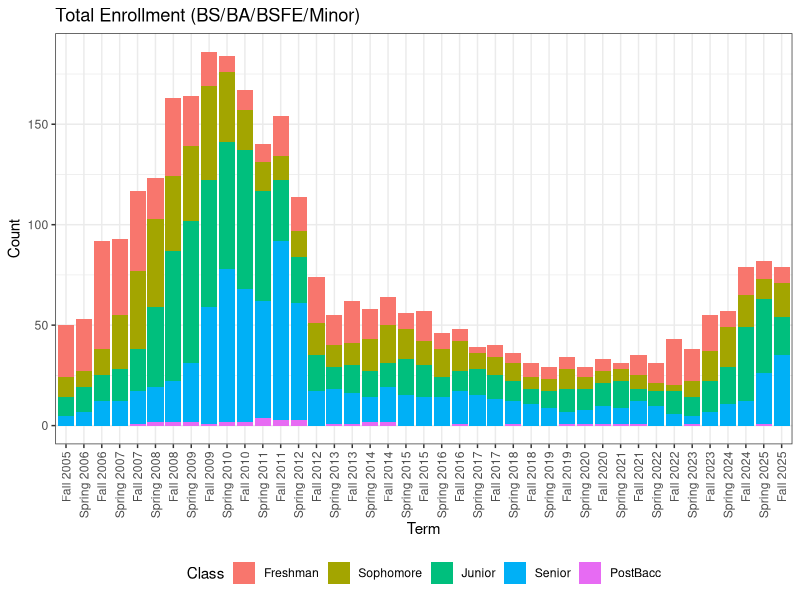
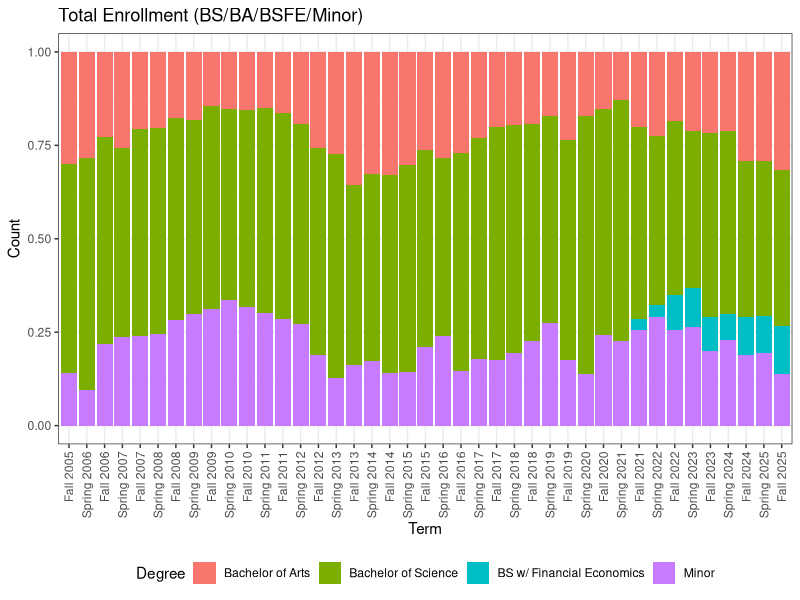
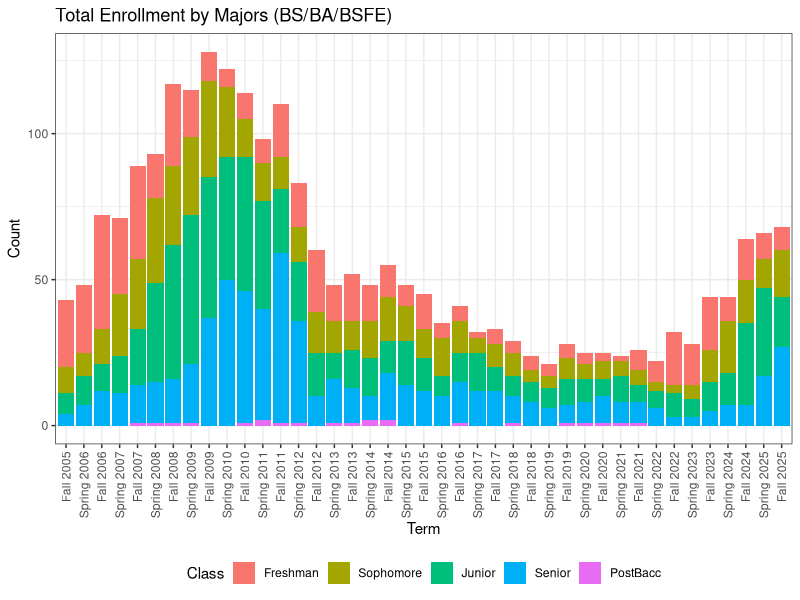
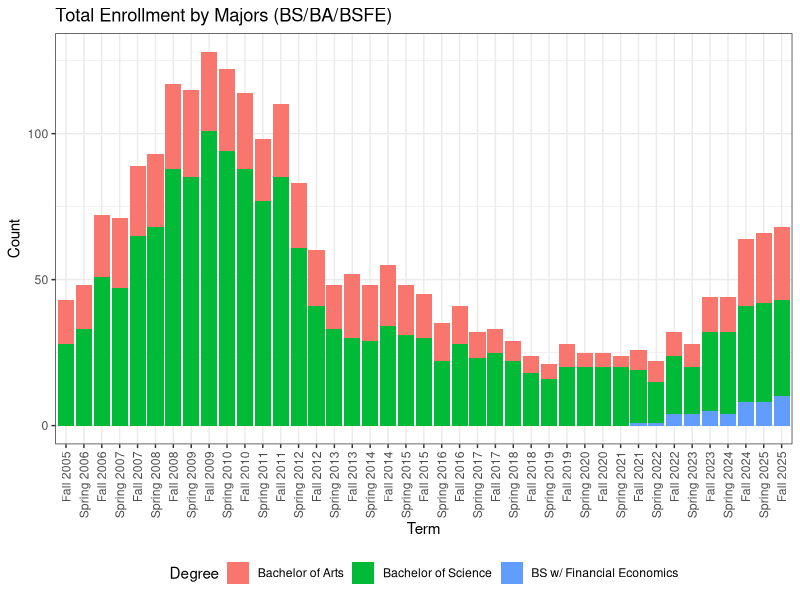
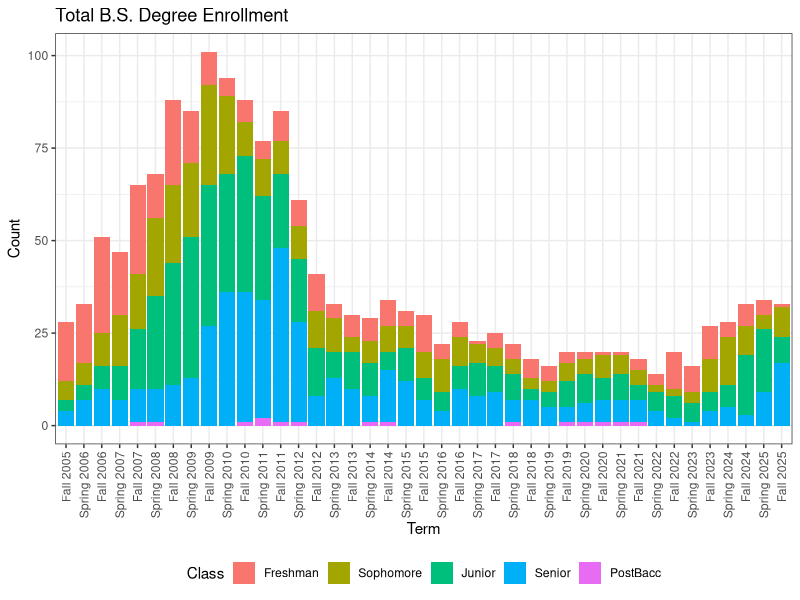
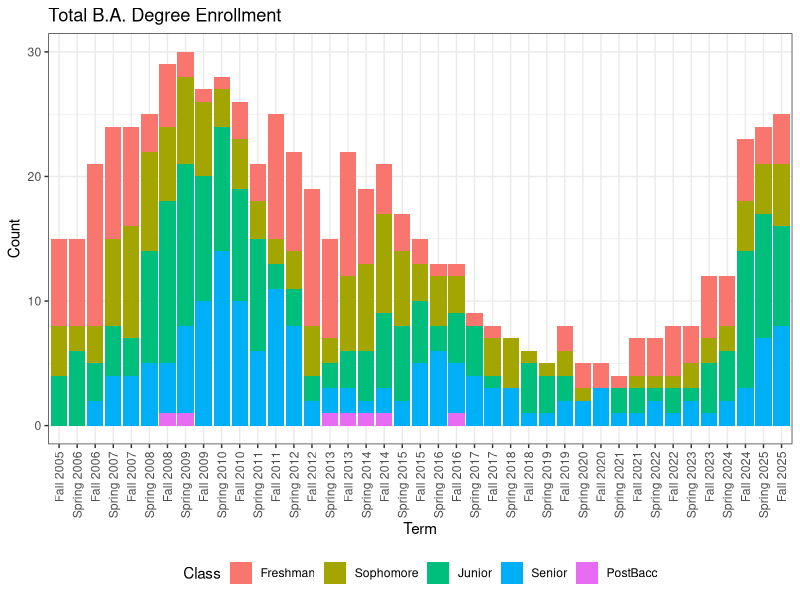
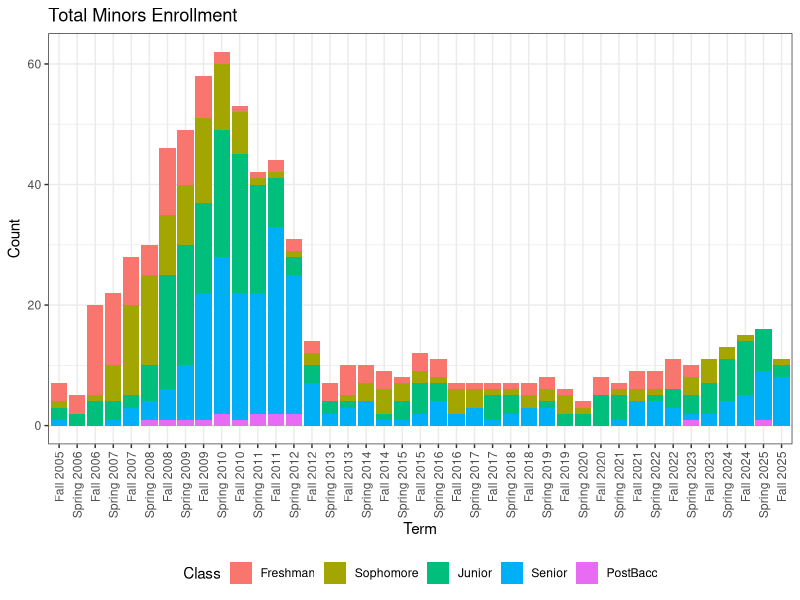

Write the R code that produced these figures, in order.
#This file uses MyNIU data to show the majors and minors within the department only and
#breaks them down by class. Time span is Fall 2005 through Fall 2025.

#Jeremy R. Groves
#Created: August 8, 2025

rm(list=ls())

library(tidyverse)

#Load Data
BS.data <- read.csv(file = "./Data/MyNIU BS Students.csv", header = TRUE, as.is = TRUE)
BA.data <- read.csv(file = "./Data/MyNIU BA Students.csv", header = TRUE, as.is = TRUE)
BSFE.data <- read.csv(file = "./Data/MyNIU BS FE Students.csv", header = TRUE, as.is = TRUE)
MINOR.data <- read.csv(file = "./Data/MyNIU Minor Students.csv", header = TRUE, as.is = TRUE)


#Clean and process data####

BS.data <- BS.data %>%
  select(First.Name, MI, Last.Name, Suffix, Enrolled, Acad.Prog, Department, Plan.Type, 
         Academic.Plan.Major, Acad.Level, Term.Hours, Cumulative.GPA) %>%
  filter(str_detect(Enrolled, "Enrolled")) %>%
  mutate(Enrolled = gsub("Enrolled ", "", Enrolled),
         Enrolled2 = Enrolled) %>%
  separate(Enrolled, c("Semester", "Year"), sep = ' ') %>%
  mutate(Semester = case_when(Semester == "Fall" ~ "8",
                              Semester == "Spring" ~ "2",
                              TRUE ~ NA),
         Term = paste0("2",substr(Year, 3,4),Semester),
         Acad.Prog = gsub("2", "", Acad.Prog),
         Degree = "BS") %>%
  select(-c(Semester, Year))

BA.data <- BA.data %>%
  select(First.Name, MI, Last.Name, Suffix, Enrolled, Acad.Prog, Department, Plan.Type, 
         Academic.Plan.Major, Acad.Level, Term.Hours, Cumulative.GPA) %>%
  filter(str_detect(Enrolled, "Enrolled")) %>%
  mutate(Enrolled = gsub("Enrolled ", "", Enrolled),
         Enrolled2 = Enrolled) %>%
  separate(Enrolled, c("Semester", "Year"), sep = ' ') %>%
  mutate(Semester = case_when(Semester == "Fall" ~ "8",
                              Semester == "Spring" ~ "2",
                              TRUE ~ NA),
         Term = paste0("2",substr(Year, 3,4),Semester),
         Acad.Prog = gsub("2", "", Acad.Prog),
         Degree = "BA") %>%
  select(-c(Semester, Year))

BSFE.data <- BSFE.data %>%
  select(First.Name, MI, Last.Name, Suffix, Enrolled, Acad.Prog, Department, Plan.Type, 
         Academic.Plan.Major, Acad.Level, Term.Hours, Cumulative.GPA) %>%
  filter(str_detect(Enrolled, "Enrolled")) %>%
  mutate(Enrolled = gsub("Enrolled ", "", Enrolled),
         Enrolled2 = Enrolled) %>%
  separate(Enrolled, c("Semester", "Year"), sep = ' ') %>%
  mutate(Semester = case_when(Semester == "Fall" ~ "8",
                              Semester == "Spring" ~ "2",
                              TRUE ~ NA),
         Term = paste0("2",substr(Year, 3,4),Semester),
         Acad.Prog = gsub("2", "", Acad.Prog),
         Degree = "BSFE") %>%
  select(-c(Semester, Year))

MINOR.data <- MINOR.data %>%
  select(First.Name, MI, Last.Name, Suffix, Enrolled, Acad.Prog, Department, Plan.Type, 
         Academic.Plan.Major, Acad.Level, Term.Hours, Cumulative.GPA) %>%
  filter(str_detect(Enrolled, "Enrolled")) %>%
  mutate(Enrolled = gsub("Enrolled ", "", Enrolled),
         Enrolled2 = Enrolled) %>%
  separate(Enrolled, c("Semester", "Year"), sep = ' ') %>%
  mutate(Semester = case_when(Semester == "Fall" ~ "8",
                              Semester == "Spring" ~ "2",
                              TRUE ~ NA),
         Term = paste0("2",substr(Year, 3,4),Semester),
         Acad.Prog = gsub("2", "", Acad.Prog),
         Degree = "MINOR",
         Cumulative.GPA = as.numeric(Cumulative.GPA)) %>%
  select(-c(Semester, Year))

core <- BS.data %>%
  bind_rows(BA.data, BSFE.data, MINOR.data) %>%
  mutate(Acad.Level = factor(Acad.Level, levels = c("Freshman", "Sophomore", "Junior", "Senior", "PostBacc")),
         T2 = as.numeric(Term)) %>%
  filter(T2 > 2052) %>%
  select(-T2)




core.agg <- core %>%
  group_by(Term, Degree, Acad.Level) %>%
  mutate(n_level = n()) %>%
  ungroup() %>%
  group_by(Term, Degree) %>%
  mutate(count = n()) %>%
  ungroup() %>%
  select(Enrolled2, Term, Degree, Acad.Level, count, n_level) %>%
  distinct()
 

core.minor <- core %>%
  filter(Degree == "MINOR") %>%
  group_by(Term, Acad.Level, Acad.Prog) %>%
    mutate(n_prog = n()) %>%
  ungroup() %>%
  group_by(Term, Acad.Level) %>%
    mutate(n_level = n()) %>%
  ungroup() %>%
  group_by(Term) %>%
    mutate(n_minor = n()) %>%
  ungroup() %>%
  select(Term, Acad.Level, Acad.Prog, n_minor, n_prog, n_level) %>%
  distinct()

#Visualization####

#All Degrees
ggplot(core, aes(x = Term)) +
  geom_bar(aes(fill = Acad.Level))+
  labs(y= "Count",
       fill = "Class",
       title = "Total Enrollment (BS/BA/BSFE/Minor)") +
  scale_x_discrete("Term", labels = unique(core$Enrolled2)) +
  theme_bw() +
  theme(axis.text.x = element_text(angle = 90, vjust = 0.5, hjust=1),
        legend.position="bottom") 

ggplot(core, aes(x = Term)) +
  geom_bar(aes(fill = Degree), position = "fill")+
  labs(y= "Count",
       fill = "Degree",
       title = "Total Enrollment (BS/BA/BSFE/Minor)") +
  scale_x_discrete("Term", labels = unique(core$Enrolled2)) +
  scale_fill_discrete(labels = c("BA" = "Bachelor of Arts", "BS" = "Bachelor of Science",
                                 "BSFE" = "BS w/ Financial Economics", "MINOR" = "Minor"))+
  theme_bw() +
  theme(axis.text.x = element_text(angle = 90, vjust = 0.5, hjust=1),
        legend.position="bottom") 

ggplot(filter(core, Degree != "MINOR"), aes(x = Term)) +
  geom_bar(aes(fill = Acad.Level))+
  labs(y= "Count",
       fill = "Class",
       title = "Total Enrollment by Majors (BS/BA/BSFE)") +
  scale_x_discrete("Term", labels = unique(core$Enrolled2)) +
  theme_bw() +
  theme(axis.text.x = element_text(angle = 90, vjust = 0.5, hjust=1),
        legend.position="bottom") 

ggplot(filter(core, Degree != "MINOR"), aes(x = Term)) +
  geom_bar(aes(fill = Degree))+
  labs(y= "Count",
       fill = "Degree",
       title = "Total Enrollment by Majors (BS/BA/BSFE)") +
  scale_x_discrete("Term", labels = unique(core$Enrolled2)) +
  scale_fill_discrete(labels = c("BA" = "Bachelor of Arts", "BS" = "Bachelor of Science",
                                 "BSFE" = "BS w/ Financial Economics"))+
  theme_bw() +
  theme(axis.text.x = element_text(angle = 90, vjust = 0.5, hjust=1),
        legend.position="bottom") 




ggplot(filter(core, Degree == "BS"), aes(x = Term)) +
  geom_bar(aes(fill = Acad.Level))+
  labs(y= "Count",
       fill = "Class",
       title = "Total B.S. Degree Enrollment") +
  scale_x_discrete("Term", labels = unique(core$Enrolled2)) +
  theme_bw() +
  theme(axis.text.x = element_text(angle = 90, vjust = 0.5, hjust=1),
        legend.position="bottom") 

ggplot(filter(core, Degree == "BA"), aes(x = Term)) +
  geom_bar(aes(fill = Acad.Level))+
  labs(y= "Count",
       fill = "Class",
       title = "Total B.A. Degree Enrollment") +
  scale_x_discrete("Term", labels = unique(core$Enrolled2)) +
  theme_bw() +
  theme(axis.text.x = element_text(angle = 90, vjust = 0.5, hjust=1),
        legend.position="bottom") 

ggplot(filter(core, Degree == "MINOR"), aes(x = Term)) +
  geom_bar(aes(fill = Acad.Level))+
  labs(y= "Count",
       fill = "Class",
       title = "Total Minors Enrollment") +
  scale_x_discrete("Term", labels = unique(core$Enrolled2)) +
  theme_bw() +
  theme(axis.text.x = element_text(angle = 90, vjust = 0.5, hjust=1),
        legend.position="bottom") 


